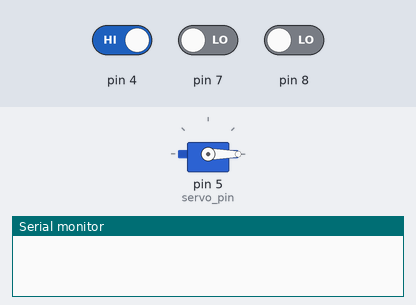
Bench run of a sketch on a simulated Arduino Uno, built with avr-gcc and run on an emulated ATmega328P. Parts: servo, the last lines printed to the serial monitor. Inputs (shaded band) come from the test bench; at power-on: pin 4 HIGH, pin 7 LOW, pin 8 LOW.

Above: at 1.2 s.
1.3 s: pin 4 driven LOW and pin 7 driven HIGH and pin 8 driven HIGH
At 2.4 s:
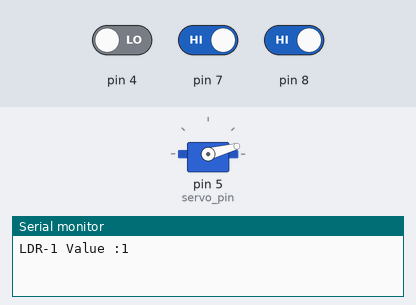
2.8 s: pin 4 driven HIGH and pin 7 driven LOW
At 3.5 s:
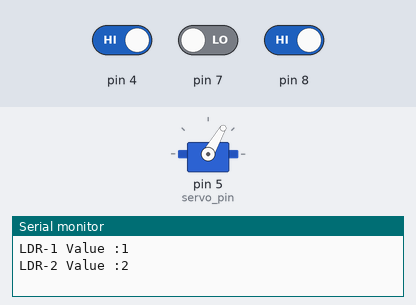
Timing chart, 0 to 5.8 s (numbered marks = the images above; inputs shaded):
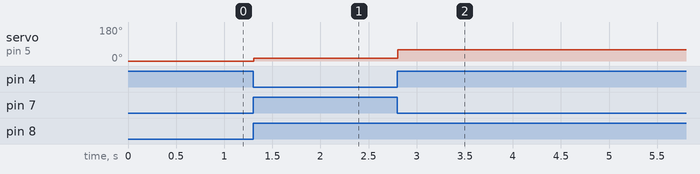

Measured:
- after the input at 1.3 s, servo on pin 5 (servo_pin): 0° → 15° at once
- after the input at 2.8 s, servo on pin 5 (servo_pin): 15° → 60° at once

The sketch:

Solar_Tracking_System.ino
```cpp
#include<Servo.h>0
int i=0;
#define servo_pin 5
Servo servo;
void setup()
{
  pinMode(4,INPUT);
  pinMode(7,INPUT);
  pinMode(8,INPUT);
  Serial.begin(9600);
  servo.attach(servo_pin);
  servo.write(0);
}

void loop()
{

  if(digitalRead(4)==0 && digitalRead(7)==1 && digitalRead(8)==1 &&(i==0 || i==3))
  {
    i=1;
    Serial.print("LDR-1 Value :");
    Serial.println(i);
    servo.write(15);
    delay(1000);
  }

  else if(digitalRead(7)==0 && digitalRead(4)==1 && digitalRead(8)==1 && i==1)
  {
    i=2;
    Serial.print("LDR-2 Value :");
    Serial.println(i);
    servo.write(60);
    delay(1000);
  }

  else if(digitalRead(8)==0 && digitalRead(4)==1 && digitalRead(7)==1 && i==2)
  {
    i=3;
    Serial.print("LDR-3 Value :");
    Serial.println(i);
    servo.write(110);
    delay(1000);
  }
  else if(digitalRead(8)==1 && digitalRead(4)==1 && digitalRead(7)==1 && i==3)
  {
    i=0;
    Serial.print("All LDRs Closed :");
    Serial.println(i);
    servo.write(0);
    delay(1000);
  }
  else
  {
       delay(5);
  }
}
```
